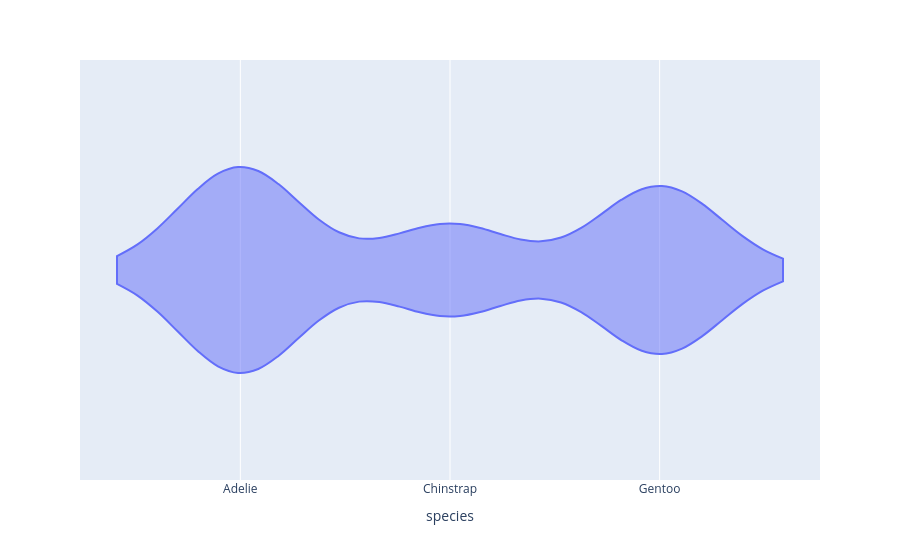

Notebook code for this chart:
### Code cell
px.violin(df,x='species')

### Figure 1 — Plotly figure (JSON) as saved in the notebook; plotly's stock layout.template omitted (floating-point values rounded to 4 significant figures; data arrays with more than 128 entries replaced by an {"elided": "..."} marker saying what was removed)
{"data": [{"alignmentgroup": "True", "box": {"visible": false}, "hovertemplate": "species=%{x}<extra></extra>", "legendgroup": "", "marker": {"color": "#636efa"}, "name": "", "offsetgroup": "", "orientation": "h", "scalegroup": "True", "showlegend": false, "type": "violin", "x": {"elided": "344 str values"}, "x0": " ", "xaxis": "x", "y0": " ", "yaxis": "y"}], "layout": {"legend": {"tracegroupgap": 0}, "margin": {"t": 60}, "violinmode": "group", "xaxis": {"anchor": "y", "domain": [0, 1], "title": {"text": "species"}}, "yaxis": {"anchor": "x", "domain": [0, 1]}}}
